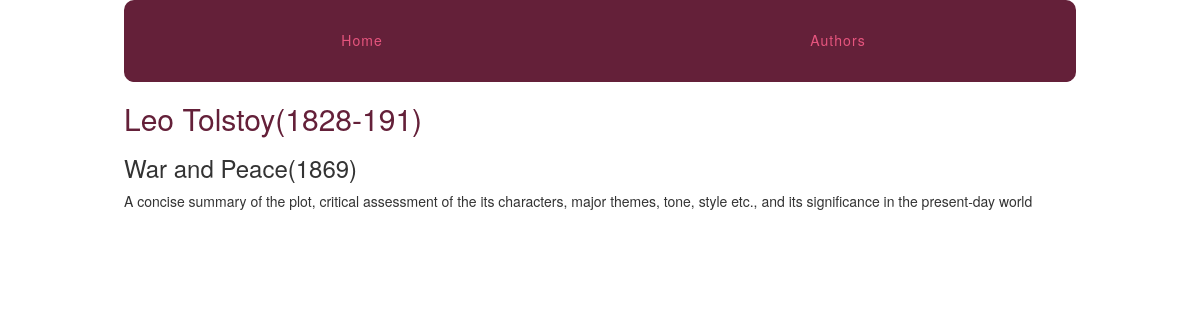
The app's page /authors/4/8/ with its own data.
### authors/models.py (models this page shows, shortened)
class Book(models.Model):
    title = models.CharField(max_length=255)
    description = models.TextField()
    review = models.TextField(blank=True, null=True)
    order = models.IntegerField(default=0)
    author = models.ForeignKey(Author)
    class Meta:
        ordering = ['order',]

class Author(models.Model):
    name = models.CharField(max_length=255)
    about = models.TextField()

### authors/views.py (the view)
# urls.py: url(r'(?P<author_pk>\d+)/(?P<book_pk>\d+)/$', views.book_detail, name='book'),
def book_detail(request, author_pk, book_pk):
    book = get_object_or_404(Book, author_id=author_pk, pk=book_pk)
    return render(request, 'authors/book_detail.html', {'book':book})

### authors/templates/authors/book_detail.html (shortened to what this page needs)
{% extends "layout.html" %}
{% block content %}
<article>
    <h2><a href="{% url 'authors:detail' pk=book.author.pk %}">{{book.author.name}}</a></h2>
    <h3>{{book.title}}</h3>
    {{book.review|linebreaks}}
</article>
{% endblock %}

### assets/css/layout.css (style rules this page uses)
html { box-sizing: border-box; }
*, *::after, *::before { box-sizing: inherit; }
article h2 a, article h3 a { color: #642039; text-decoration: none; }

### records on screen
Book: author.name "Leo Tolstoy(1828-191)", title "War and Peace(1869)", review "A concise summary of the plot, critical assessment of the its characters, major themes, tone, style etc., and its significance in the present-day world"
